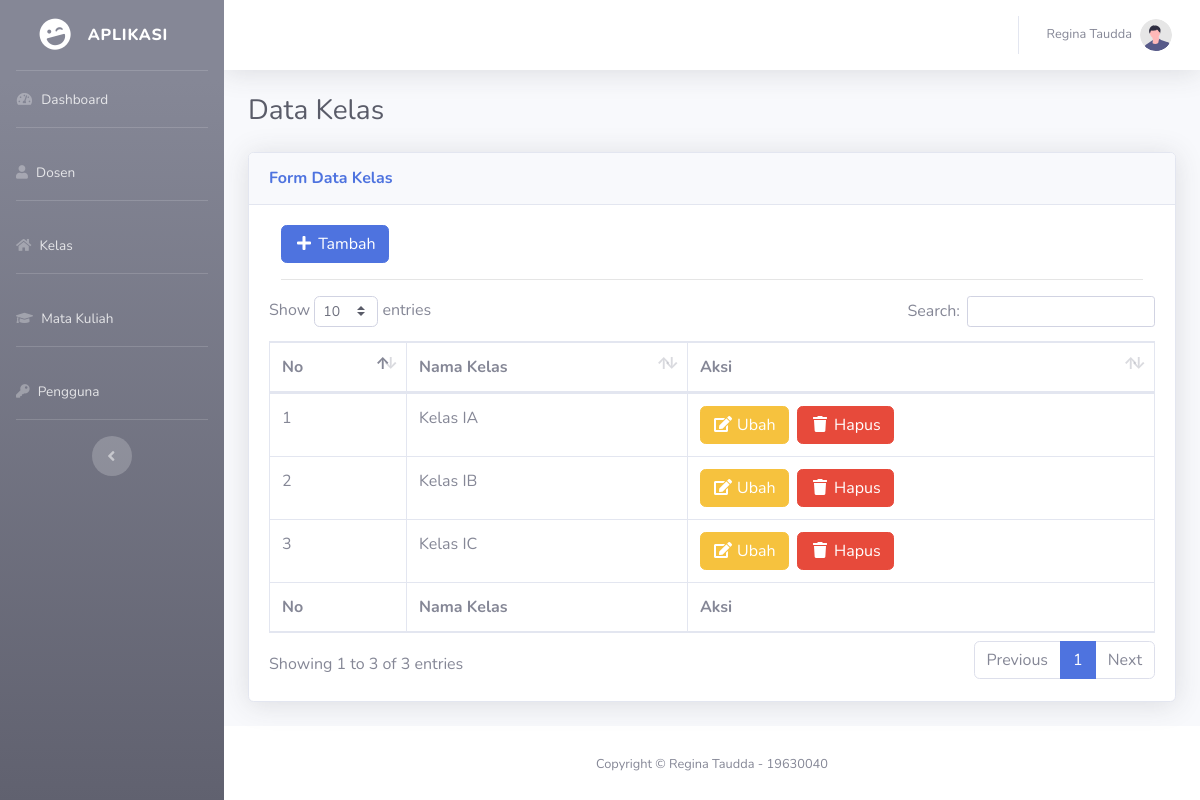
Page /kelas.php (signed in) on the committed database.
### tables this page shows
CREATE TABLE IF NOT EXISTS `pengguna` (
`id_pengguna` int(11) NOT NULL,
  `nama_pengguna` varchar(100) NOT NULL,
  `user` varchar(100) NOT NULL,
  `pass` varchar(100) NOT NULL
);

CREATE TABLE IF NOT EXISTS `kelas` (
`id_kelas` int(11) NOT NULL,
  `nama_kelas` varchar(100) NOT NULL
);

CREATE TABLE IF NOT EXISTS `profil` (
`id` int(11) NOT NULL,
  `nama_aplikasi` varchar(100) NOT NULL,
  `nama_profil` varchar(100) NOT NULL,
  `nomor_profil` varchar(100) NOT NULL
);

### config/profil.php (called while the page is built, shortened)
<?php
$query_profil = mysqli_query($link, "select * from profil");
$data_profil = mysqli_fetch_array($query_profil);
$nama_profil = $data_profil['nama_profil'];
$nomor_profil = $data_profil['nomor_profil'];

### pages/center-kelas.php (the view, shortened to what this page needs)
<div class="container-fluid">
    <h1 class="h3 mb-4 text-gray-800"><?= $judul; ?></h1>
    <div class="card shadow mb-4">
        <div class="card-header py-3">
            <h6 class="m-0 font-weight-bold text-primary"><?= $judul_form; ?></h6>
        </div>
        <div class="card-body">
            <div class="col-12">
                <button type="button" class="btn btn-primary" title="Tambah" data-toggle="modal" data-target="#tambah"><i class="fa fa-fw fa-plus"></i> Tambah</button>
                <hr />
            </div>
            <div class=" table-responsive">
                <table class="table table-bordered" id="dataTable" width="100%" cellspacing="0">
                    <thead>
                        <tr>
                            <th>No</th>
                            <th>Nama Kelas</th>
                            <th>Aksi</th>
                        </tr>
                    </thead>
                    <tfoot>
                        <tr>
                            <th>No</th>
                            <th>Nama Kelas</th>
                            <th>Aksi</th>
                        </tr>
                    </tfoot>
                    <tbody>
                        <?php
                        $no = 1;
                        $query_kelas = mysqli_query($link, "select * from kelas order by id_kelas asc");
                        if (mysqli_num_rows($query_kelas) > 0) {
                            while ($data_kelas = mysqli_fetch_array($query_kelas)) {
                                $id_kelas = $data_kelas['id_kelas'];
                                $nama_kelas = $data_kelas['nama_kelas'];
                        ?>
                                <tr>
                                    <td><?= $no; ?></td>
                                    <td><?= $nama_kelas; ?></td>
                                    <td><a href="#" title="Ubah" data-toggle="modal" data-target="#ubah<?php echo $id_kelas; ?>"><button type="button" class="btn btn-warning "><i class="fa fa-fw fa-edit"></i> Ubah</button></a>&nbsp;&nbsp;<a href="proses/proses-kelas.php?s=<?php echo $id_kelas; ?>" title="Hapus" onclick="return confirm('Apakah anda yakin ingin menghapus data <?php echo $nama_kelas; ?>?')"><button type="button" class="btn btn-danger "><i class="fa fa-fw fa-trash"></i> Hapus </button></a></td>
                                </tr>
                        <?php $no++;
                            }
                        }
                        ?>
                    </tbody>
                </table>
            </div>
        </div>
    </div>
</div>

### templates/topnavbar.php (shortened to what this page needs)
<nav class="navbar navbar-expand navbar-light bg-white topbar mb-4 static-top shadow">
    <ul class="navbar-nav ml-auto">
        <li class="nav-item dropdown no-arrow">
            <a class="nav-link dropdown-toggle" href="#" id="userDropdown" role="button" data-toggle="dropdown" aria-haspopup="true" aria-expanded="false">
                <span class="mr-2 d-none d-lg-inline text-gray-600 small"><?= $nama_penggunalogin; ?></span>
                <img class="img-profile rounded-circle" src="assets/img/undraw_profile.svg">
            </a>
        </li>
    </ul>
</nav>

### templates/footer.php (shortened to what this page needs)
<footer class="sticky-footer bg-white">
    <div class="container my-auto">
        <div class="copyright text-center my-auto">
            <span>Copyright &copy; <?= $nama_profil . ' - ' . $nomor_profil; ?></span>
        </div>
    </div>
</footer>
</div>
</div>
</body>
</html>

### rows in the picture
pengguna: nama_pengguna "Regina Taudda"
kelas: nama_kelas "Kelas IA"
kelas: nama_kelas "Kelas IB"
kelas: nama_kelas "Kelas IC"
profil: nama_profil "Regina Taudda", nomor_profil "19630040"

### other values in the picture
$judul "Data Kelas"
$judul_form "Form Data Kelas"
